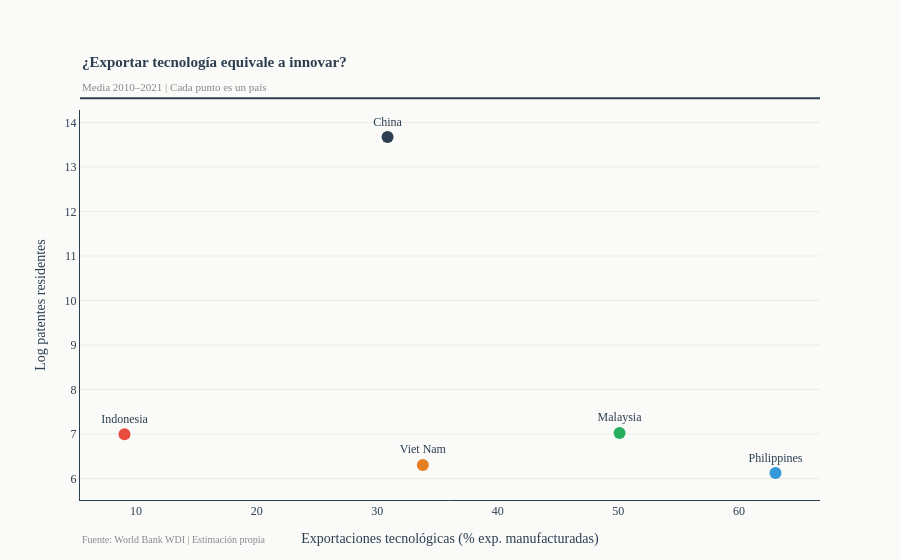

The notebook cell this image was saved under:
### Code cell
# Media por país de ambas variables
df_critic = (
    df_long
    .dropna(subset=['tech_exports', 'log_patents'])
    .groupby('Country')[['tech_exports', 'log_patents']]
    .mean()
    .reset_index()
)

fig_critic = go.Figure()

for i, row in df_critic.iterrows():
    fig_critic.add_trace(go.Scatter(
        x=[row['tech_exports']],
        y=[row['log_patents']],
        mode='markers+text',
        name=row['Country'],
        text=[row['Country']],
        textposition='top center',
        marker=dict(color=COLORS[i], size=12),
        showlegend=False
    ))

fig_critic.update_layout(**BASE_LAYOUT, title=None)
fig_critic.update_xaxes(title='Exportaciones tecnológicas (% exp. manufacturadas)')
fig_critic.update_yaxes(title='Log patentes residentes')
add_title(fig_critic,
          '¿Exportar tecnología equivale a innovar?',
          'Media 2010–2021 | Cada punto es un país')
add_source(fig_critic, 'World Bank WDI | Estimación propia')

print(df_critic.to_string())
fig_critic.show()

### Figure 1 — Plotly figure (JSON) as saved in the notebook; plotly's stock layout.template omitted (floating-point values rounded to 4 significant figures)
{"data": [{"marker": {"color": "#2c3e50", "size": 12}, "mode": "markers+text", "name": "China", "showlegend": false, "text": ["China"], "textposition": "top center", "type": "scatter", "x": [30.86], "y": [13.67]}, {"marker": {"color": "#e74c3c", "size": 12}, "mode": "markers+text", "name": "Indonesia", "showlegend": false, "text": ["Indonesia"], "textposition": "top center", "type": "scatter", "x": [9.036], "y": [6.996]}, {"marker": {"color": "#27ae60", "size": 12}, "mode": "markers+text", "name": "Malaysia", "showlegend": false, "text": ["Malaysia"], "textposition": "top center", "type": "scatter", "x": [50.1], "y": [7.026]}, {"marker": {"color": "#3498db", "size": 12}, "mode": "markers+text", "name": "Philippines", "showlegend": false, "text": ["Philippines"], "textposition": "top center", "type": "scatter", "x": [63.04], "y": [6.125]}, {"marker": {"color": "#e67e22", "size": 12}, "mode": "markers+text", "name": "Viet Nam", "showlegend": false, "text": ["Viet Nam"], "textposition": "top center", "type": "scatter", "x": [33.78], "y": [6.307]}], "layout": {"annotations": [{"align": "left", "font": {"color": "#2c3e50", "family": "Georgia, serif", "size": 15}, "showarrow": false, "text": "<b>¿Exportar tecnología equivale a innovar?</b>", "x": 0, "xref": "paper", "y": 1.15, "yref": "paper"}, {"align": "left", "font": {"color": "#888", "family": "Georgia, serif", "size": 11}, "showarrow": false, "text": "Media 2010–2021 | Cada punto es un país", "x": 0, "xref": "paper", "y": 1.08, "yref": "paper"}, {"align": "left", "font": {"color": "#888", "size": 10}, "showarrow": false, "text": "Fuente: World Bank WDI | Estimación propia", "x": 0, "xref": "paper", "y": -0.12, "yref": "paper"}], "font": {"color": "#2c3e50", "family": "Georgia, serif", "size": 12}, "legend": {"bgcolor": "#fafaf8", "bordercolor": "#e8e8e4", "borderwidth": 1, "font": {"color": "#2c3e50"}}, "margin": {"b": 60, "t": 110}, "paper_bgcolor": "#fafaf8", "plot_bgcolor": "#fafaf8", "shapes": [{"line": {"color": "#2c3e50", "width": 2}, "type": "line", "x0": 0, "x1": 1, "xref": "paper", "y0": 1.03, "y1": 1.03, "yref": "paper"}], "title": {}, "xaxis": {"gridcolor": "#e8e8e4", "gridwidth": 0.5, "linecolor": "#2c3e50", "showgrid": false, "tickfont": {"color": "#2c3e50"}, "title": {"text": "Exportaciones tecnológicas (% exp. manufacturadas)"}}, "yaxis": {"gridcolor": "#e8e8e4", "gridwidth": 0.8, "linecolor": "#2c3e50", "tickfont": {"color": "#2c3e50"}, "title": {"text": "Log patentes residentes"}, "zeroline": true, "zerolinecolor": "#2c3e50", "zerolinewidth": 1}}}
